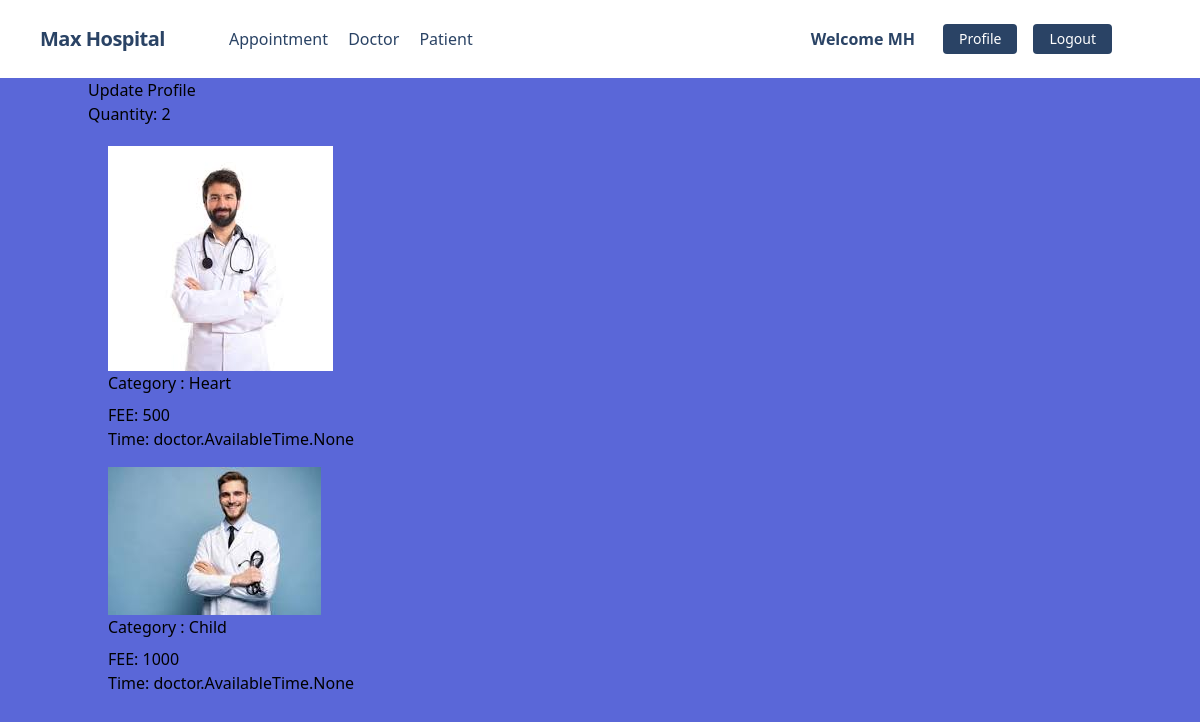
Page /accounts/mybook/ (signed in) on the committed database.
### doctor/models.py (models this page shows, shortened)
class Doctor(models.Model):
    user = models.ForeignKey(User, related_name='books', on_delete=models.CASCADE)
    name = models.CharField(max_length=255,null=True, blank=True)
    categories = models.ManyToManyField(Category)
    image = models.ImageField(upload_to='upload/', null=True, blank=True)
    designation = models.ManyToManyField(Designation)
    specialization =  models.ManyToManyField(Specialization)
    available_time = models.ManyToManyField(AvailableTime)
    fee = models.IntegerField()
    meet_link = models.CharField(max_length = 100)

class Category(models.Model):
    name = models.CharField(max_length=50)

### accounts/views.py (the view)
# urls.py: path('mybook/', views.mybook,name="mybook"),
@login_required
def mybook(request):
    user_profile, created = Profile.objects.get_or_create(user=request.user)
    saved_apps = user_profile.saved_appointment.all()
    return render(request, 'mybook.html', {'data': saved_apps, 'type': 'Profile'})

### templates/mybook.html (shortened to what this page needs)
{% extends "base.html" %}
{% load crispy_forms_tags %}
{% block content %}
 <div>
  <a class="nav-link btn btn-danger text-dark" href="{% url 'profile' %}">Update Profile</a>
 </div>
 <div>
  <h1>Quantity: {{ data|length|add:0 }}</h1>
</div>
 <div class="row d-flex flex-wrap justify-content-center px-5 pt-5">
  {% for post in data %}
  <div class="col-sm-4 mb-4">
    <div class="card">
      <img src="{{ post.image.url }}" class="card-img-top" alt="{{ post.name }}">
      <div class="card-body">
        <h6 class="card-subtitle mb-2 text-muted">Category :
          {% if post.categories.all %}
            {% for brand in post.categories.all %}
              {{ brand.name }}{% if not forloop.last %}, {% endif %}
            {% endfor %}
          {% else %}
            Not Available
          {% endif %}
        </h6>
        <p class="card-text">FEE: {{ post.fee }}</p>
        <p class="card-text">Time: {{post.available_time}}</p>
      </div>
    </div>
  </div>
   {% endfor %}
 </div>
{% endblock %}

### core/templates/navbar.html (shortened to what this page needs)
<nav class="flex items-center justify-between flex-wrap bg-white p-6 px-10">
    <div class="flex items-center flex-shrink-0 text-white mr-6">
        <span class="font-semibold text-xl tracking-tight text-blue-900">
            <a href="/">Max Hospital</a>
        </span>
    </div>
    <div class="w-full block flex-grow lg:flex lg:items-center lg:w-auto px-10">
        {% if request.user.is_authenticated %}
            <div class="text-md lg:flex-grow">
                <a href="{% url 'mybook' %}" class="block mt-4 lg:inline-block lg:mt-0 text-blue-900 hover:text-red-900 hover:font-black mr-4">
                 Appointment
                </a>
                <a href="{% url 'doctor' %}" class="block mt-4 lg:inline-block lg:mt-0 text-blue-900 hover:text-red-900 hover:font-black mr-4">
                  Doctor
                </a>
                <a href="{% url 'pa' %}" class="block mt-4 lg:inline-block lg:mt-0 text-blue-900 hover:text-red-900 hover:font-black mr-4">
                   Patient
                </a>
            </div>
            <div class="flex w-auto">
                <div class="text-blue-900 my-auto font-black px-5">Welcome {{ request.user.first_name }}</div>
                <a href="{% url 'profile' %}" class="mx-2 inline-block font-medium text-sm px-4 py-2 leading-none bg-blue-900 rounded text-white border-white hover:border-transparent hover:text-dark hover:bg-red-700 mt-4 lg:mt-0">Profile</a>
                <a href="{% url 'logout' %}" class="mx-2 inline-block font-medium text-sm px-4 py-2 leading-none bg-blue-900 rounded text-white border-white hover:border-transparent hover:text-dark hover:bg-red-700 mt-4 lg:mt-0">Logout</a>
            </div>
        {% endif %}
    </div>
</nav>

### rows in the picture
Doctor: image (picture), fee "500", available_time "doctor.AvailableTime.None"
Category: name "Heart"
Doctor: image (picture), fee "1000", available_time "doctor.AvailableTime.None"
Category: name "Child"

### other values in the picture
{{ request.user.first_name }} "MH"
{{ data|length|add:0 }} "2"
